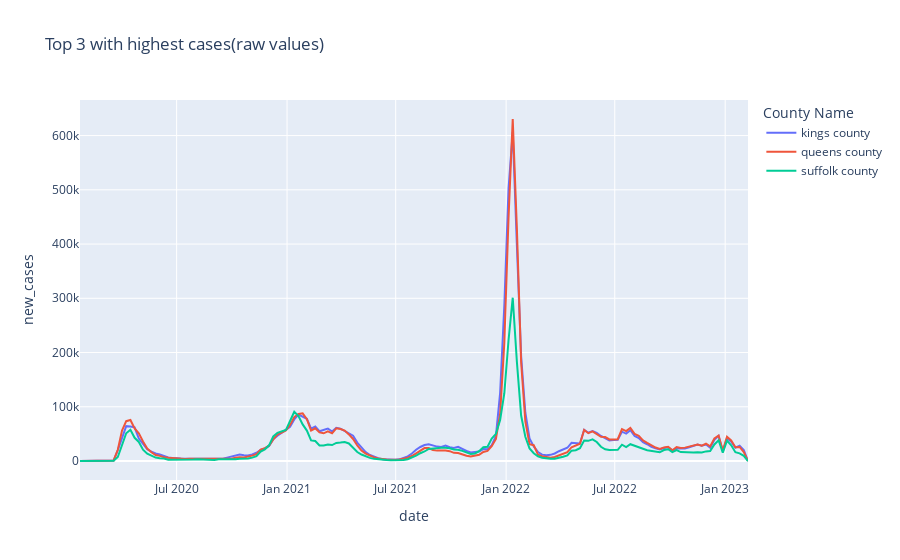

Source (notebook cell):
### Code cell
cases_raw_values = px.line(counties_weekly, x = 'date', y = 'new_cases', color='County Name', title="Top 3 with highest cases(raw values)")
cases_raw_values.show()

### Figure 1 — Plotly figure (JSON) as saved in the notebook; plotly's stock layout.template omitted (floating-point values rounded to 4 significant figures; data arrays with more than 128 entries replaced by an {"elided": "..."} marker saying what was removed)
{"data": [{"hovertemplate": "County Name=kings county<br>date=%{x}<br>new_cases=%{y}<extra></extra>", "legendgroup": "kings county", "line": {"color": "#636efa", "dash": "solid"}, "marker": {"symbol": "circle"}, "mode": "lines", "name": "kings county", "orientation": "v", "showlegend": true, "type": "scatter", "x": {"elided": "160 str values"}, "xaxis": "x", "y": {"elided": "160 int values"}, "yaxis": "y"}, {"hovertemplate": "County Name=queens county<br>date=%{x}<br>new_cases=%{y}<extra></extra>", "legendgroup": "queens county", "line": {"color": "#EF553B", "dash": "solid"}, "marker": {"symbol": "circle"}, "mode": "lines", "name": "queens county", "orientation": "v", "showlegend": true, "type": "scatter", "x": {"elided": "160 str values"}, "xaxis": "x", "y": {"elided": "160 int values"}, "yaxis": "y"}, {"hovertemplate": "County Name=suffolk county<br>date=%{x}<br>new_cases=%{y}<extra></extra>", "legendgroup": "suffolk county", "line": {"color": "#00cc96", "dash": "solid"}, "marker": {"symbol": "circle"}, "mode": "lines", "name": "suffolk county", "orientation": "v", "showlegend": true, "type": "scatter", "x": {"elided": "160 str values"}, "xaxis": "x", "y": {"elided": "160 int values"}, "yaxis": "y"}], "layout": {"legend": {"title": {"text": "County Name"}, "tracegroupgap": 0}, "title": {"text": "Top 3 with highest cases(raw values)"}, "xaxis": {"anchor": "y", "domain": [0, 1], "title": {"text": "date"}}, "yaxis": {"anchor": "x", "domain": [0, 1], "title": {"text": "new_cases"}}}}
